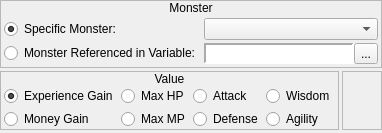
     <widget class="QWidget" name="wMonster">
      <layout class="QVBoxLayout" name="verticalLayout_55">
       <property name="spacing">
        <number>3</number>
       </property>
       <property name="margin">
        <number>0</number>
       </property>
       <item>
        <widget class="QFrame" name="frame_35">
         <property name="sizePolicy">
          <sizepolicy hsizetype="Preferred" vsizetype="Fixed">
           <horstretch>0</horstretch>
           <verstretch>0</verstretch>
          </sizepolicy>
         </property>
         <property name="frameShape">
          <enum>QFrame::StyledPanel</enum>
         </property>
         <property name="frameShadow">
          <enum>QFrame::Raised</enum>
         </property>
         <layout class="QVBoxLayout" name="verticalLayout_59">
          <property name="spacing">
           <number>0</number>
          </property>
          <property name="margin">
           <number>0</number>
          </property>
          <item>
           <widget class="QLabel" name="label_23">
            <property name="sizePolicy">
             <sizepolicy hsizetype="Preferred" vsizetype="Fixed">
              <horstretch>0</horstretch>
              <verstretch>0</verstretch>
             </sizepolicy>
            </property>
            <property name="text">
             <string>Monster</string>
            </property>
            <property name="alignment">
             <set>Qt::AlignCenter</set>
            </property>
           </widget>
          </item>
          <item>
           <widget class="QWidget" name="widget_29" native="true">
            <layout class="QHBoxLayout" name="horizontalLayout_28">
             <property name="spacing">
              <number>3</number>
             </property>
             <property name="margin">
              <number>3</number>
             </property>
             <item>
              <layout class="QVBoxLayout" name="verticalLayout_60">
               <property name="spacing">
                <number>3</number>
               </property>
               <item>
                <widget class="QRadioButton" name="monster_rbSpecificMonster">
                 <property name="sizePolicy">
                  <sizepolicy hsizetype="Fixed" vsizetype="Fixed">
                   <horstretch>0</horstretch>
                   <verstretch>0</verstretch>
                  </sizepolicy>
                 </property>
                 <property name="text">
                  <string>Specific Monster:</string>
                 </property>
                 <property name="checked">
                  <bool>true</bool>
                 </property>
                </widget>
               </item>
               <item>
                <widget class="QRadioButton" name="monster_rbReferencedMonster">
                 <property name="sizePolicy">
                  <sizepolicy hsizetype="Fixed" vsizetype="Fixed">
                   <horstretch>0</horstretch>
                   <verstretch>0</verstretch>
                  </sizepolicy>
                 </property>
                 <property name="text">
                  <string>Monster Referenced in Variable:</string>
                 </property>
                </widget>
               </item>
              </layout>
             </item>
             <item>
              <layout class="QVBoxLayout" name="verticalLayout_61">
               <property name="spacing">
                <number>3</number>
               </property>
               <item>
                <widget class="QComboBox" name="monster_cboxMonsters"/>
               </item>
               <item>
                <widget class="QWidget" name="monster_wVariable" native="true">
                 <layout class="QHBoxLayout" name="horizontalLayout_48">
                  <property name="spacing">
                   <number>0</number>
                  </property>
                  <property name="margin">
                   <number>0</number>
                  </property>
                  <item>
                   <widget class="QLabel" name="monster_lblVariable">
                    <property name="sizePolicy">
                     <sizepolicy hsizetype="Preferred" vsizetype="Preferred">
                      <horstretch>0</horstretch>
                      <verstretch>0</verstretch>
                     </sizepolicy>
                    </property>
                    <property name="minimumSize">
                     <size>
                      <width>150</width>
                      <height>0</height>
                     </size>
                    </property>
                    <property name="font">
                     <font>
                      <family>Monospace</family>
                     </font>
                    </property>
                    <property name="styleSheet">
                     <string notr="true">background-color: palette(base);</string>
                    </property>
                    <property name="frameShape">
                     <enum>QFrame::Panel</enum>
                    </property>
                    <property name="frameShadow">
                     <enum>QFrame::Sunken</enum>
                    </property>
                    <property name="lineWidth">
                     <number>2</number>
                    </property>
                    <property name="text">
                     <string/>
                    </property>
                   </widget>
                  </item>
                  <item>
                   <widget class="QToolButton" name="monster_bBrowseVariables">
                    <property name="text">
                     <string>...</string>
                    </property>
                    <property name="icon">
                     <iconset resource="gui_icons.qrc">
                      <normaloff>:/icons/fileopen.png</normaloff>:/icons/fileopen.png</iconset>
                    </property>
                   </widget>
                  </item>
                 </layout>
                </widget>
               </item>
              </layout>
             </item>
            </layout>
           </widget>
          </item>
         </layout>
        </widget>
       </item>
       <item>
        <widget class="QWidget" name="widget_31" native="true">
         <property name="sizePolicy">
          <sizepolicy hsizetype="Preferred" vsizetype="Fixed">
           <horstretch>0</horstretch>
           <verstretch>0</verstretch>
          </sizepolicy>
         </property>
         <layout class="QHBoxLayout" name="horizontalLayout_24">
          <property name="spacing">
           <number>3</number>
          </property>
          <property name="margin">
           <number>0</number>
          </property>
          <item>
           <widget class="QFrame" name="frame_21">
            <property name="frameShape">
             <enum>QFrame::StyledPanel</enum>
            </property>
            <property name="frameShadow">
             <enum>QFrame::Raised</enum>
            </property>
            <layout class="QVBoxLayout" name="verticalLayout_50">
             <property name="spacing">
              <number>0</number>
             </property>
             <property name="margin">
              <number>0</number>
             </property>
             <item>
              <widget class="QLabel" name="label_18">
               <property name="sizePolicy">
                <sizepolicy hsizetype="Preferred" vsizetype="Fixed">
                 <horstretch>0</horstretch>
                 <verstretch>0</verstretch>
                </sizepolicy>
               </property>
               <property name="text">
                <string>Value</string>
               </property>
               <property name="alignment">
                <set>Qt::AlignCenter</set>
               </property>
              </widget>
             </item>
             <item>
              <widget class="QWidget" name="widget_30" native="true">
               <layout class="QHBoxLayout" name="horizontalLayout_23">
                <property name="spacing">
                 <number>3</number>
                </property>
                <property name="leftMargin">
                 <number>3</number>
                </property>
                <property name="topMargin">
                 <number>0</number>
                </property>
                <property name="rightMargin">
                 <number>3</number>
                </property>
                <property name="bottomMargin">
                 <number>0</number>
                </property>
                <item>
                 <layout class="QVBoxLayout" name="verticalLayout_51">
                  <property name="spacing">
                   <number>3</number>
                  </property>
                  <item>
                   <widget class="QRadioButton" name="monster_rbExperienceGain">
                    <property name="text">
                     <string>Experience Gain</string>
                    </property>
                    <property name="checked">
                     <bool>true</bool>
                    </property>
                   </widget>
                  </item>
                  <item>
                   <widget class="QRadioButton" name="monster_rbMoneyGain">
                    <property name="text">
                     <string>Money Gain</string>
                    </property>
                   </widget>
                  </item>
                 </layout>
                </item>
                <item>
                 <layout class="QVBoxLayout" name="verticalLayout_52">
                  <property name="spacing">
                   <number>3</number>
                  </property>
                  <item>
                   <widget class="QRadioButton" name="monster_rbMaxHP">
                    <property name="text">
                     <string>Max HP</string>
                    </property>
                   </widget>
                  </item>
                  <item>
                   <widget class="QRadioButton" name="monster_rbMaxMP">
                    <property name="text">
                     <string>Max MP</string>
                    </property>
                   </widget>
                  </item>
                 </layout>
                </item>
                <item>
                 <layout class="QVBoxLayout" name="verticalLayout_53">
                  <property name="spacing">
                   <number>3</number>
                  </property>
                  <item>
                   <widget class="QRadioButton" name="monster_rbAttack">
                    <property name="text">
                     <string>Attack</string>
                    </property>
                   </widget>
                  </item>
                  <item>
                   <widget class="QRadioButton" name="monster_rbDefense">
                    <property name="text">
                     <string>Defense</string>
                    </property>
                   </widget>
                  </item>
                 </layout>
                </item>
                <item>
                 <layout class="QVBoxLayout" name="verticalLayout_54">
                  <property name="spacing">
                   <number>3</number>
                  </property>
                  <item>
                   <widget class="QRadioButton" name="monster_rbWisdom">
                    <property name="text">
                     <string>Wisdom</string>
                    </property>
                   </widget>
                  </item>
                  <item>
                   <widget class="QRadioButton" name="monster_rbAgility">
                    <property name="text">
                     <string>Agility</string>
                    </property>
                   </widget>
                  </item>
                 </layout>
                </item>
               </layout>
              </widget>
             </item>
            </layout>
           </widget>
          </item>
          <item>
           <widget class="QFrame" name="frame_22">
            <property name="frameShape">
             <enum>QFrame::StyledPanel</enum>
            </property>
            <property name="frameShadow">
             <enum>QFrame::Raised</enum>
            </property>
           </widget>
          </item>
         </layout>
        </widget>
       </item>
       <item>
        <widget class="QFrame" name="frame_23">
         <property name="frameShape">
          <enum>QFrame::StyledPanel</enum>
         </property>
         <property name="frameShadow">
          <enum>QFrame::Raised</enum>
         </property>
        </widget>
       </item>
      </layout>
     </widget>
